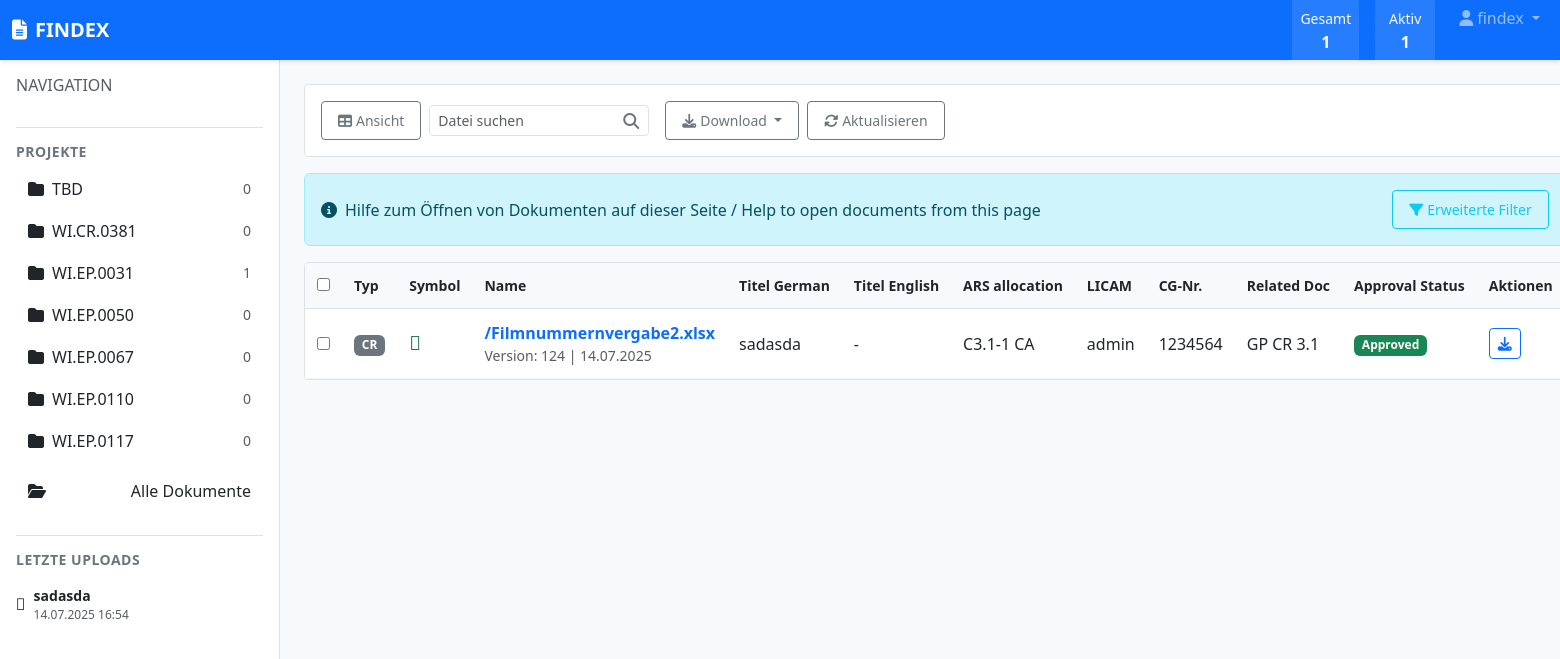
/documents/ (signed in), run on the app's committed database.
### findexapp/models.py (models this page shows, shortened)
class User(AbstractUser):
    ROLE_CHOICES = [
        ('viewer', 'Viewer'),
        ('editor', 'Editor'),
        ('full_control', 'Full Control'),
        ('admin', 'Admin'),
    ]
    role = models.CharField(max_length=20, choices=ROLE_CHOICES, default='viewer')
    must_change_password = models.BooleanField(default=True)
    created_at = models.DateTimeField(auto_now_add=True)
    updated_at = models.DateTimeField(auto_now=True)

class Project(models.Model):
    name = models.CharField(max_length=100, unique=True)
    description = models.TextField(blank=True)
    is_active = models.BooleanField(default=True)
    created_at = models.DateTimeField(auto_now_add=True)
    created_by = models.ForeignKey(User, on_delete=models.SET_NULL, null=True)
    class Meta:
        ordering = ['name']
    def __str__(self):
        return self.name

class Document(models.Model):
    doc_type = models.ForeignKey(DocType, on_delete=models.PROTECT)
    document_file = models.FileField(upload_to=document_upload_path)
    version = models.CharField(max_length=50)
    publish_date = models.DateField(auto_now_add=True)
    project = models.ForeignKey(Project, on_delete=models.PROTECT)
    export_control = models.ForeignKey(ExportControl, on_delete=models.PROTECT)
    barcode_number = models.CharField(max_length=50, blank=True, unique=True, null=True)
    output_date = models.DateField(blank=True, null=True)
    title_de = models.CharField(max_length=200, blank=True)
    title_en = models.CharField(max_length=200, blank=True)
    title_fr = models.CharField(max_length=200, blank=True)
    is_active = models.BooleanField(default=True)
    description = models.TextField(blank=True)
    uploaded_by = models.ForeignKey(User, on_delete=models.SET_NULL, null=True)
    uploaded_at = models.DateTimeField(auto_now_add=True)
    updated_at = models.DateTimeField(auto_now=True)
    file_size = models.BigIntegerField(null=True, blank=True)
    file_type = models.CharField(max_length=10, blank=True)
    class Meta:
        ordering = ['-uploaded_at']
    @property
    def primary_title(self):
        return self.title_de or self.title_en or self.title_fr or 'Untitled'
    @property
    def file_icon(self):
        icon_map = {
            'PDF': 'fa-file-pdf',
            'DOC': 'fa-file-word',
            'DOCX': 'fa-file-word',
            'XLS': 'fa-file-excel',
            'XLSX': 'fa-file-excel',
            'PPT': 'fa-file-powerpoint',
            'PPTX': 'fa-file-powerpoint',
            'TXT': 'fa-file-text',
            'JPG': 'fa-file-image',
            'JPEG': 'fa-file-image',
            'PNG': 'fa-file-image',
            'GIF': 'fa-file-image',
            'BMP': 'fa-file-image',
            'TIFF': 'fa-file-image',
            'TIF': 'fa-file-image',
        }
        return icon_map.get(self.file_type, 'fa-file')

class DocType(models.Model):
    name = models.CharField(max_length=100, unique=True)
    description = models.TextField(blank=True)
    is_active = models.BooleanField(default=True)
    created_at = models.DateTimeField(auto_now_add=True)
    class Meta:
        ordering = ['name']
    def __str__(self):
        return self.name

class ExportControl(models.Model):
    name = models.CharField(max_length=100, unique=True)
    code = models.CharField(max_length=20, unique=True)
    description = models.TextField(blank=True)
    is_active = models.BooleanField(default=True)
    created_at = models.DateTimeField(auto_now_add=True)
    class Meta:
        ordering = ['code']
    def __str__(self):
        return f"{self.code} - {self.name}"

### findexapp/views.py (the view, shortened to what this page needs)
# urls.py: path('documents/', views.document_list, name='document_list'),
@login_required
def document_list(request):
    documents = Document.objects.select_related('project', 'doc_type', 'export_control', 'uploaded_by')
    search_form = DocumentSearchForm(request.GET)
    if search_form.is_valid():
        if search_form.cleaned_data['doc_type']:
            documents = documents.filter(doc_type=search_form.cleaned_data['doc_type'])
        if search_form.cleaned_data['project']:
            documents = documents.filter(project=search_form.cleaned_data['project'])
        if search_form.cleaned_data['export_control']:
            documents = documents.filter(export_control=search_form.cleaned_data['export_control'])
        if search_form.cleaned_data['is_active']:
            is_active = search_form.cleaned_data['is_active'] == 'true'
            documents = documents.filter(is_active=is_active)
        if search_form.cleaned_data['date_from']:
            documents = documents.filter(uploaded_at__gte=search_form.cleaned_data['date_from'])
        if search_form.cleaned_data['date_to']:
            documents = documents.filter(uploaded_at__lte=search_form.cleaned_data['date_to'])
    paginator = Paginator(documents.order_by('-uploaded_at'), 25)
    page_number = request.GET.get('page')
    documents_page = paginator.get_page(page_number)
    export_controls = ExportControl.objects.filter(is_active=True).order_by('name')
    context = {
        'documents': documents_page,
        'search_form': search_form,
        'export_controls': export_controls,
        'total_results': documents.count(),
    }
    return render(request, 'findexapp/document_list.html', context)

### templates/findexapp/document_list.html (shortened to what this page needs)
{% extends 'base.html' %}
{% load static %}
{% block content %}
<div class="document-toolbar">
    <div class="d-flex align-items-center gap-3">
        <div class="d-flex align-items-center">
            <button class="btn btn-sm btn-outline-secondary me-2" id="viewToggle" data-view="table">
                <i class="fas fa-table me-1"></i>Ansicht
            </button>
            <div class="position-relative">
                <input type="text" class="form-control form-control-sm" placeholder="Datei suchen"
                       id="quickSearch" style="min-width: 200px;">
                <i class="fas fa-search position-absolute" style="right: 10px; top: 50%; transform: translateY(-50%); color: #6c757d;"></i>
            </div>
        </div>
        <div class="ms-auto d-flex align-items-center gap-2">
            <div class="dropdown">
                <button class="btn btn-sm btn-outline-secondary dropdown-toggle" data-bs-toggle="dropdown">
                    <i class="fas fa-download me-1"></i>Download
                </button>
            </div>
            <button class="btn btn-sm btn-outline-secondary" onclick="location.reload()">
                <i class="fas fa-sync-alt me-1"></i>Aktualisieren
            </button>
        </div>
    </div>
</div>
<div class="alert alert-info d-flex align-items-center">
    <i class="fas fa-info-circle me-2"></i>
    <span>Hilfe zum Öffnen von Dokumenten auf dieser Seite / Help to open documents from this page</span>
    <button class="btn btn-sm btn-outline-info ms-auto" onclick="toggleFilters()">
        <i class="fas fa-filter me-1"></i>Erweiterte Filter
    </button>
</div>
<div class="document-table">
    <table class="table table-hover">
        <thead>
            <tr>
                <th style="width: 40px;">
                    <input type="checkbox" id="selectAll" onchange="toggleSelectAll()">
                </th>
                <th style="width: 60px;">Typ</th>
                <th style="width: 40px;">Symbol</th>
                <th>Name</th>
                <th>Titel German</th>
                <th>Titel English</th>
                <th>ARS allocation</th>
                <th>LICAM</th>
                <th>CG-Nr.</th>
                <th>Related Doc</th>
                <th>Approval Status</th>
                <th style="width: 120px;">Aktionen</th>
            </tr>
        </thead>
        <tbody id="documentTableBody">
            {% for document in documents %}
            <tr data-doc-id="{{ document.id }}">
                <td>
                    <input type="checkbox" class="doc-checkbox" value="{{ document.id }}">
                </td>
                <td>
                    <span class="badge bg-secondary">{{ document.doc_type.name }}</span>
                </td>
                <td>
                    <i class="{{ document.file_icon }} file-icon"></i>
                </td>
                <td>
                    <div class="d-flex align-items-center">
                        <div>
                            <a href="{% url 'document_detail' document.id %}" class="fw-bold text-decoration-none">
                                {{ document.document_file.name|slice:"20:" }}
                            </a>
                            <div class="small text-muted">
                                Version: {{ document.version }} | {{ document.publish_date|date:"d.m.Y" }}
                            </div>
                        </div>
                    </div>
                </td>
                <td>{{ document.title_de|default:"-" }}</td>
                <td>{{ document.title_en|default:"-" }}</td>
                <td>{{ document.export_control.code|default:"TBD" }}</td>
                <td>{{ document.uploaded_by.username|default:"M. Braeuer" }}</td>
                <td>{{ document.barcode_number|default:document.id }}</td>
                <td>GP CR 3.1</td>
                <td>
                    {% if document.is_active %}
                    <span class="badge bg-success">Approved</span>
                    {% else %}
                    <span class="badge bg-warning">Pending</span>
                    {% endif %}
                </td>
                <td>
                    <div class="document-actions">
                        <a href="{% url 'document_download' document.id %}" class="btn btn-sm btn-outline-primary" title="Download">
                            <i class="fas fa-download"></i>
                        </a>
                    </div>
                </td>
            </tr>
            {% endfor %}
        </tbody>
    </table>
</div>
{% endblock %}

### templates/base.html (shortened to what this page needs)
<!DOCTYPE html>
<html lang="de">
<head>
    <link href="https://cdn.jsdelivr.net/npm/bootstrap@5.3.0/dist/css/bootstrap.min.css" rel="stylesheet">
    <link href="https://cdnjs.cloudflare.com/ajax/libs/font-awesome/6.4.0/css/all.min.css" rel="stylesheet">
    <link href="{% load static %}{% static 'css/style.css' %}" rel="stylesheet">
</head>
<body>
    {% if user.is_authenticated %}
    <nav class="navbar navbar-expand-lg navbar-dark bg-primary fixed-top">
        <div class="container-fluid">
            <a class="navbar-brand fw-bold me-auto" href="{% url 'dashboard' %}">
                <i class="fas fa-file-alt me-2"></i>FINDEX
            </a>
            <div class="navbar-nav flex-row">
                <div class="nav-item me-3">
                    <div class="d-flex gap-3">
                        <div class="stat-card">
                            <small class="text-light">Gesamt</small>
                            <div class="fw-bold text-white" id="total-docs">{{ total_documents|default:"0" }}</div>
                        </div>
                        <div class="stat-card">
                            <small class="text-light">Aktiv</small>
                            <div class="fw-bold text-white" id="active-docs">{{ active_documents|default:"0" }}</div>
                        </div>
                    </div>
                </div>
                <div class="nav-item dropdown">
                    <a class="nav-link dropdown-toggle" href="#" role="button" data-bs-toggle="dropdown">
                        <i class="fas fa-user me-1"></i>{{ user.first_name|default:user.username }}
                    </a>
                </div>
            </div>
        </div>
    </nav>
    <div class="main-layout">
        <aside class="sidebar">
            <div class="sidebar-header">
                <h6 class="text-muted mb-3">NAVIGATION</h6>
            </div>
            <div class="projects-list">
                <h6 class="sidebar-title">Projekte</h6>
                <div class="list-group list-group-flush">
                    {% for project in all_projects %}
                    <a href="{% url 'project_documents' project.id %}"
                       class="list-group-item list-group-item-action {% if current_project.id == project.id %}active{% endif %}">
                        <i class="fas fa-folder me-2"></i>{{ project.name }}
                        <small class="text-muted ms-auto">{{ project.document_count|default:"0" }}</small>
                    </a>
                    {% empty %}
                    <div class="text-muted small p-2">Keine Projekte verfügbar</div>
                    {% endfor %}
                </div>
                <a href="{% url 'document_list' %}" class="list-group-item list-group-item-action mt-2">
                    <i class="fas fa-folder-open me-2"></i>Alle Dokumente
                </a>
            </div>
            <div class="recent-uploads mt-4">
                <h6 class="sidebar-title">Letzte Uploads</h6>
                <div class="recent-list">
                    {% for doc in recent_uploads %}
                    <div class="recent-item">
                        <div class="d-flex align-items-center">
                            <i class="{{ doc.file_icon }} me-2"></i>
                            <div class="flex-grow-1">
                                <div class="fw-bold small">{{ doc.primary_title|truncatechars:30 }}</div>
                                <div class="text-muted x-small">{{ doc.uploaded_at|date:"d.m.Y H:i" }}</div>
                            </div>
                        </div>
                    </div>
                    {% empty %}
                    <div class="text-muted small">Keine aktuellen Uploads</div>
                    {% endfor %}
                </div>
            </div>
        </aside>
        <main class="content-area">
            {% block content %}{% endblock %}
        </main>
    </div>
    {% endif %}
    <script src="{% load static %}{% static 'js/main.js' %}"></script>
</body>
</html>

### data on the page
User: first_name "findex"
Project: name "TBD", document_count "0"
Project: name "WI.CR.0381", document_count "0"
Project: name "WI.EP.0031", document_count "1"
Project: name "WI.EP.0050", document_count "0"
Project: name "WI.EP.0067", document_count "0"
Project: name "WI.EP.0110", document_count "0"
Project: name "WI.EP.0117", document_count "0"
Document: primary_title "sadasda", uploaded_at "14.07.2025 16:54", doc_type.name "CR", document_file.name "/Filmnummernvergabe2.xlsx", version "124", publish_date "14.07.2025", title_de "sadasda", title_en "-", export_control.code "C3.1-1 CA", uploaded_by.username "admin", barcode_number "1234564", is_active "Approved"

### other printed values
{{ total_documents|default:"0" }} "1"
{{ active_documents|default:"0" }} "1"
